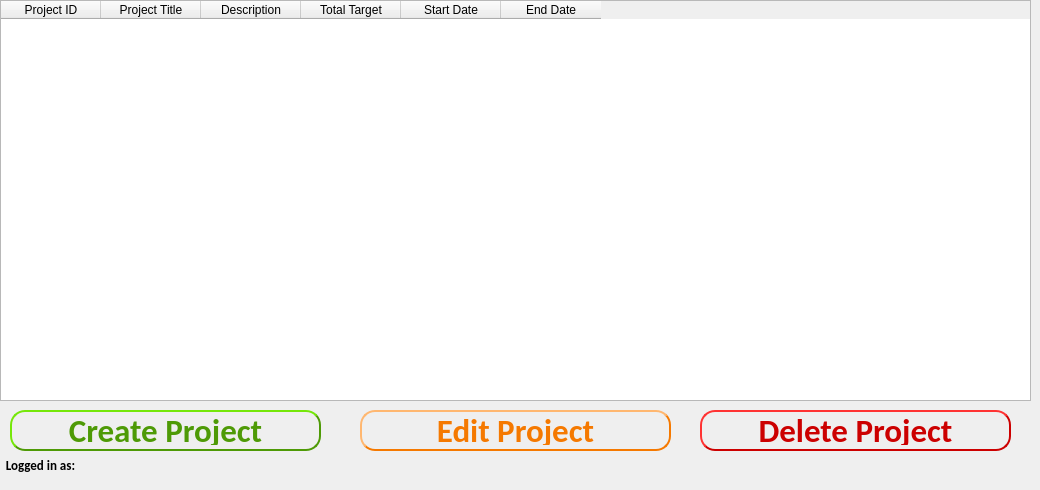
    <widget class="QWidget" name="my_projects">
     <attribute name="title">
      <string>My Projects</string>
     </attribute>
     <widget class="QPushButton" name="delete_button">
      <property name="geometry">
       <rect>
        <x>700</x>
        <y>410</y>
        <width>311</width>
        <height>41</height>
       </rect>
      </property>
      <property name="font">
       <font>
        <family>Calibri</family>
        <pointsize>25</pointsize>
        <weight>75</weight>
        <bold>true</bold>
       </font>
      </property>
      <property name="cursor">
       <cursorShape>PointingHandCursor</cursorShape>
      </property>
      <property name="toolTip">
       <string>&lt;html&gt;&lt;head/&gt;&lt;body&gt;&lt;p&gt;Select a project or multiple projects to delete them.&lt;/p&gt;&lt;/body&gt;&lt;/html&gt;</string>
      </property>
      <property name="styleSheet">
       <string notr="true">color: rgb(204, 0, 0);
border-style: outset;
border-width: 2px;
border-radius: 15px;
padding: 4px;</string>
      </property>
      <property name="text">
       <string>Delete Project</string>
      </property>
      <property name="flat">
       <bool>false</bool>
      </property>
     </widget>
     <widget class="QPushButton" name="create_button">
      <property name="geometry">
       <rect>
        <x>10</x>
        <y>410</y>
        <width>311</width>
        <height>41</height>
       </rect>
      </property>
      <property name="font">
       <font>
        <family>Calibri</family>
        <pointsize>25</pointsize>
        <weight>75</weight>
        <bold>true</bold>
       </font>
      </property>
      <property name="cursor">
       <cursorShape>PointingHandCursor</cursorShape>
      </property>
      <property name="toolTip">
       <string>&lt;html&gt;&lt;head/&gt;&lt;body&gt;&lt;p&gt;Create a new CrowdFund project.&lt;/p&gt;&lt;/body&gt;&lt;/html&gt;</string>
      </property>
      <property name="styleSheet">
       <string notr="true">color: rgb(78, 154, 6);
border-style: outset;
border-width: 2px;
border-radius: 15px;
padding: 4px;</string>
      </property>
      <property name="text">
       <string>Create Project</string>
      </property>
      <property name="flat">
       <bool>false</bool>
      </property>
     </widget>
     <widget class="QPushButton" name="edit_button">
      <property name="geometry">
       <rect>
        <x>360</x>
        <y>410</y>
        <width>311</width>
        <height>41</height>
       </rect>
      </property>
      <property name="font">
       <font>
        <family>Calibri</family>
        <pointsize>25</pointsize>
        <weight>75</weight>
        <bold>true</bold>
       </font>
      </property>
      <property name="cursor">
       <cursorShape>PointingHandCursor</cursorShape>
      </property>
      <property name="toolTip">
       <string>&lt;html&gt;&lt;head/&gt;&lt;body&gt;&lt;p&gt;Select a project to edit. Note: In case of multiple selection, the first project is edited.&lt;/p&gt;&lt;/body&gt;&lt;/html&gt;</string>
      </property>
      <property name="styleSheet">
       <string notr="true">color: rgb(245, 121, 0);
border-style: outset;
border-width: 2px;
border-radius: 15px;
padding: 4px;</string>
      </property>
      <property name="text">
       <string>Edit Project</string>
      </property>
      <property name="flat">
       <bool>false</bool>
      </property>
     </widget>
     <widget class="QTableWidget" name="my_projects_table">
      <property name="geometry">
       <rect>
        <x>0</x>
        <y>0</y>
        <width>1031</width>
        <height>401</height>
       </rect>
      </property>
      <property name="cursor" stdset="0">
       <cursorShape>PointingHandCursor</cursorShape>
      </property>
      <property name="editTriggers">
       <set>QAbstractItemView::NoEditTriggers</set>
      </property>
      <property name="selectionMode">
       <enum>QAbstractItemView::ExtendedSelection</enum>
      </property>
      <property name="selectionBehavior">
       <enum>QAbstractItemView::SelectRows</enum>
      </property>
      <property name="textElideMode">
       <enum>Qt::ElideMiddle</enum>
      </property>
      <property name="gridStyle">
       <enum>Qt::SolidLine</enum>
      </property>
      <property name="wordWrap">
       <bool>true</bool>
      </property>
      <column>
       <property name="text">
        <string>Project ID</string>
       </property>
       <property name="textAlignment">
        <set>AlignCenter</set>
       </property>
      </column>
      <column>
       <property name="text">
        <string>Project Title</string>
       </property>
       <property name="textAlignment">
        <set>AlignCenter</set>
       </property>
      </column>
      <column>
       <property name="text">
        <string>Description</string>
       </property>
       <property name="textAlignment">
        <set>AlignCenter</set>
       </property>
      </column>
      <column>
       <property name="text">
        <string>Total Target</string>
       </property>
       <property name="textAlignment">
        <set>AlignCenter</set>
       </property>
      </column>
      <column>
       <property name="text">
        <string>Start Date</string>
       </property>
       <property name="textAlignment">
        <set>AlignCenter</set>
       </property>
      </column>
      <column>
       <property name="text">
        <string>End Date</string>
       </property>
       <property name="textAlignment">
        <set>AlignCenter</set>
       </property>
      </column>
     </widget>
     <widget class="QLabel" name="warning">
      <property name="geometry">
       <rect>
        <x>240</x>
        <y>450</y>
        <width>541</width>
        <height>31</height>
       </rect>
      </property>
      <property name="styleSheet">
       <string notr="true">color: rgb(255, 0, 0);
font-size: 14pt;
qproperty-alignment: AlignCenter;</string>
      </property>
      <property name="text">
       <string>&lt;html&gt;&lt;head/&gt;&lt;body&gt;&lt;p&gt;&lt;br/&gt;&lt;/p&gt;&lt;/body&gt;&lt;/html&gt;</string>
      </property>
     </widget>
     <widget class="QLabel" name="username_output_2">
      <property name="geometry">
       <rect>
        <x>70</x>
        <y>450</y>
        <width>71</width>
        <height>31</height>
       </rect>
      </property>
      <property name="palette">
       <palette>
        <active>
         <colorrole role="WindowText">
          <brush brushstyle="SolidPattern">
           <color alpha="255">
            <red>0</red>
            <green>0</green>
            <blue>0</blue>
           </color>
          </brush>
         </colorrole>
         <colorrole role="Button">
          <brush brushstyle="SolidPattern">
           <color alpha="255">
            <red>52</red>
            <green>101</green>
            <blue>164</blue>
           </color>
          </brush>
         </colorrole>
         <colorrole role="Light">
          <brush brushstyle="SolidPattern">
           <color alpha="255">
            <red>78</red>
            <green>152</green>
            <blue>246</blue>
           </color>
          </brush>
         </colorrole>
         <colorrole role="Midlight">
          <brush brushstyle="SolidPattern">
           <color alpha="255">
            <red>65</red>
            <green>126</green>
            <blue>205</blue>
           </color>
          </brush>
         </colorrole>
         <colorrole role="Dark">
          <brush brushstyle="SolidPattern">
           <color alpha="255">
            <red>26</red>
            <green>50</green>
            <blue>82</blue>
           </color>
          </brush>
         </colorrole>
         <colorrole role="Mid">
          <brush brushstyle="SolidPattern">
           <color alpha="255">
            <red>34</red>
            <green>67</green>
            <blue>109</blue>
           </color>
          </brush>
         </colorrole>
         <colorrole role="Text">
          <brush brushstyle="SolidPattern">
           <color alpha="255">
            <red>0</red>
            <green>0</green>
            <blue>0</blue>
           </color>
          </brush>
         </colorrole>
         <colorrole role="BrightText">
          <brush brushstyle="SolidPattern">
           <color alpha="255">
            <red>255</red>
            <green>255</green>
            <blue>255</blue>
           </color>
          </brush>
         </colorrole>
         <colorrole role="ButtonText">
          <brush brushstyle="SolidPattern">
           <color alpha="255">
            <red>0</red>
            <green>0</green>
            <blue>0</blue>
           </color>
          </brush>
         </colorrole>
         <colorrole role="Base">
          <brush brushstyle="SolidPattern">
           <color alpha="255">
            <red>255</red>
            <green>255</green>
            <blue>255</blue>
           </color>
          </brush>
         </colorrole>
         <colorrole role="Window">
          <brush brushstyle="SolidPattern">
           <color alpha="255">
            <red>52</red>
            <green>101</green>
            <blue>164</blue>
           </color>
          </brush>
         </colorrole>
         <colorrole role="Shadow">
          <brush brushstyle="SolidPattern">
           <color alpha="255">
            <red>0</red>
            <green>0</green>
            <blue>0</blue>
           </color>
          </brush>
         </colorrole>
         <colorrole role="AlternateBase">
          <brush brushstyle="SolidPattern">
           <color alpha="255">
            <red>153</red>
            <green>178</green>
            <blue>209</blue>
           </color>
          </brush>
         </colorrole>
         <colorrole role="ToolTipBase">
          <brush brushstyle="SolidPattern">
           <color alpha="255">
            <red>255</red>
            <green>255</green>
            <blue>220</blue>
           </color>
          </brush>
         </colorrole>
         <colorrole role="ToolTipText">
          <brush brushstyle="SolidPattern">
           <color alpha="255">
            <red>0</red>
            <green>0</green>
            <blue>0</blue>
           </color>
          </brush>
         </colorrole>
         <colorrole role="PlaceholderText">
          <brush brushstyle="NoBrush">
           <color alpha="128">
            <red>0</red>
            <green>0</green>
            <blue>0</blue>
           </color>
          </brush>
         </colorrole>
        </active>
        <inactive>
         <colorrole role="WindowText">
          <brush brushstyle="SolidPattern">
           <color alpha="255">
            <red>0</red>
            <green>0</green>
            <blue>0</blue>
           </color>
          </brush>
         </colorrole>
         <colorrole role="Button">
          <brush brushstyle="SolidPattern">
           <color alpha="255">
            <red>52</red>
            <green>101</green>
            <blue>164</blue>
           </color>
          </brush>
         </colorrole>
         <colorrole role="Light">
          <brush brushstyle="SolidPattern">
           <color alpha="255">
            <red>78</red>
            <green>152</green>
            <blue>246</blue>
           </color>
          </brush>
         </colorrole>
         <colorrole role="Midlight">
          <brush brushstyle="SolidPattern">
           <color alpha="255">
            <red>65</red>
            <green>126</green>
            <blue>205</blue>
           </color>
          </brush>
         </colorrole>
         <colorrole role="Dark">
          <brush brushstyle="SolidPattern">
           <color alpha="255">
            <red>26</red>
            <green>50</green>
            <blue>82</blue>
           </color>
          </brush>
         </colorrole>
         <colorrole role="Mid">
          <brush brushstyle="SolidPattern">
           <color alpha="255">
            <red>34</red>
            <green>67</green>
            <blue>109</blue>
           </color>
          </brush>
         </colorrole>
         <colorrole role="Text">
          <brush brushstyle="SolidPattern">
           <color alpha="255">
            <red>0</red>
            <green>0</green>
            <blue>0</blue>
           </color>
          </brush>
         </colorrole>
         <colorrole role="BrightText">
          <brush brushstyle="SolidPattern">
           <color alpha="255">
            <red>255</red>
            <green>255</green>
            <blue>255</blue>
           </color>
          </brush>
         </colorrole>
         <colorrole role="ButtonText">
          <brush brushstyle="SolidPattern">
           <color alpha="255">
            <red>0</red>
            <green>0</green>
            <blue>0</blue>
           </color>
          </brush>
         </colorrole>
         <colorrole role="Base">
          <brush brushstyle="SolidPattern">
           <color alpha="255">
            <red>255</red>
            <green>255</green>
            <blue>255</blue>
           </color>
          </brush>
         </colorrole>
         <colorrole role="Window">
          <brush brushstyle="SolidPattern">
           <color alpha="255">
            <red>52</red>
            <green>101</green>
            <blue>164</blue>
           </color>
          </brush>
         </colorrole>
         <colorrole role="Shadow">
          <brush brushstyle="SolidPattern">
           <color alpha="255">
            <red>0</red>
            <green>0</green>
            <blue>0</blue>
           </color>
          </brush>
         </colorrole>
         <colorrole role="AlternateBase">
          <brush brushstyle="SolidPattern">
           <color alpha="255">
            <red>153</red>
            <green>178</green>
            <blue>209</blue>
           </color>
          </brush>
         </colorrole>
         <colorrole role="ToolTipBase">
          <brush brushstyle="SolidPattern">
           <color alpha="255">
            <red>255</red>
            <green>255</green>
            <blue>220</blue>
           </color>
          </brush>
         </colorrole>
         <colorrole role="ToolTipText">
          <brush brushstyle="SolidPattern">
           <color alpha="255">
            <red>0</red>
            <green>0</green>
            <blue>0</blue>
           </color>
          </brush>
         </colorrole>
         <colorrole role="PlaceholderText">
          <brush brushstyle="NoBrush">
           <color alpha="128">
            <red>0</red>
            <green>0</green>
            <blue>0</blue>
           </color>
          </brush>
         </colorrole>
        </inactive>
        <disabled>
         <colorrole role="WindowText">
          <brush brushstyle="SolidPattern">
           <color alpha="255">
            <red>26</red>
            <green>50</green>
            <blue>82</blue>
           </color>
          </brush>
         </colorrole>
         <colorrole role="Button">
          <brush brushstyle="SolidPattern">
           <color alpha="255">
            <red>52</red>
            <green>101</green>
            <blue>164</blue>
           </color>
          </brush>
         </colorrole>
         <colorrole role="Light">
          <brush brushstyle="SolidPattern">
           <color alpha="255">
            <red>78</red>
            <green>152</green>
            <blue>246</blue>
           </color>
          </brush>
         </colorrole>
         <colorrole role="Midlight">
          <brush brushstyle="SolidPattern">
           <color alpha="255">
            <red>65</red>
            <green>126</green>
            <blue>205</blue>
           </color>
          </brush>
         </colorrole>
         <colorrole role="Dark">
          <brush brushstyle="SolidPattern">
           <color alpha="255">
            <red>26</red>
            <green>50</green>
            <blue>82</blue>
           </color>
          </brush>
         </colorrole>
         <colorrole role="Mid">
          <brush brushstyle="SolidPattern">
           <color alpha="255">
            <red>34</red>
            <green>67</green>
            <blue>109</blue>
           </color>
          </brush>
         </colorrole>
         <colorrole role="Text">
          <brush brushstyle="SolidPattern">
           <color alpha="255">
            <red>26</red>
            <green>50</green>
            <blue>82</blue>
           </color>
          </brush>
         </colorrole>
         <colorrole role="BrightText">
          <brush brushstyle="SolidPattern">
           <color alpha="255">
            <red>255</red>
            <green>255</green>
            <blue>255</blue>
           </color>
          </brush>
         </colorrole>
         <colorrole role="ButtonText">
          <brush brushstyle="SolidPattern">
           <color alpha="255">
            <red>26</red>
            <green>50</green>
            <blue>82</blue>
           </color>
          </brush>
         </colorrole>
         <colorrole role="Base">
          <brush brushstyle="SolidPattern">
           <color alpha="255">
            <red>52</red>
            <green>101</green>
            <blue>164</blue>
           </color>
          </brush>
         </colorrole>
         <colorrole role="Window">
          <brush brushstyle="SolidPattern">
           <color alpha="255">
            <red>52</red>
            <green>101</green>
            <blue>164</blue>
           </color>
          </brush>
         </colorrole>
         <colorrole role="Shadow">
          <brush brushstyle="SolidPattern">
           <color alpha="255">
            <red>0</red>
            <green>0</green>
            <blue>0</blue>
           </color>
          </brush>
         </colorrole>
         <colorrole role="AlternateBase">
          <brush brushstyle="SolidPattern">
           <color alpha="255">
            <red>52</red>
            <green>101</green>
            <blue>164</blue>
           </color>
          </brush>
         </colorrole>
         <colorrole role="ToolTipBase">
          <brush brushstyle="SolidPattern">
           <color alpha="255">
            <red>255</red>
            <green>255</green>
            <blue>220</blue>
           </color>
          </brush>
         </colorrole>
         <colorrole role="ToolTipText">
          <brush brushstyle="SolidPattern">
           <color alpha="255">
            <red>0</red>
            <green>0</green>
            <blue>0</blue>
           </color>
          </brush>
         </colorrole>
         <colorrole role="PlaceholderText">
          <brush brushstyle="NoBrush">
           <color alpha="128">
            <red>0</red>
            <green>0</green>
            <blue>0</blue>
           </color>
          </brush>
         </colorrole>
        </disabled>
       </palette>
      </property>
      <property name="font">
       <font>
        <family>Calibri</family>
        <pointsize>10</pointsize>
        <weight>75</weight>
        <bold>true</bold>
       </font>
      </property>
      <property name="layoutDirection">
       <enum>Qt::LeftToRight</enum>
      </property>
      <property name="frameShape">
       <enum>QFrame::NoFrame</enum>
      </property>
      <property name="text">
       <string/>
      </property>
      <property name="alignment">
       <set>Qt::AlignCenter</set>
      </property>
     </widget>
     <widget class="QLabel" name="main_label_3">
      <property name="geometry">
       <rect>
        <x>0</x>
        <y>450</y>
        <width>81</width>
        <height>31</height>
       </rect>
      </property>
      <property name="palette">
       <palette>
        <active>
         <colorrole role="WindowText">
          <brush brushstyle="SolidPattern">
           <color alpha="255">
            <red>0</red>
            <green>0</green>
            <blue>0</blue>
           </color>
          </brush>
         </colorrole>
         <colorrole role="Button">
          <brush brushstyle="SolidPattern">
           <color alpha="255">
            <red>52</red>
            <green>101</green>
            <blue>164</blue>
           </color>
          </brush>
         </colorrole>
         <colorrole role="Light">
          <brush brushstyle="SolidPattern">
           <color alpha="255">
            <red>78</red>
            <green>152</green>
            <blue>246</blue>
           </color>
          </brush>
         </colorrole>
         <colorrole role="Midlight">
          <brush brushstyle="SolidPattern">
           <color alpha="255">
            <red>65</red>
            <green>126</green>
            <blue>205</blue>
           </color>
          </brush>
         </colorrole>
         <colorrole role="Dark">
          <brush brushstyle="SolidPattern">
           <color alpha="255">
            <red>26</red>
            <green>50</green>
            <blue>82</blue>
           </color>
          </brush>
         </colorrole>
         <colorrole role="Mid">
          <brush brushstyle="SolidPattern">
           <color alpha="255">
            <red>34</red>
            <green>67</green>
            <blue>109</blue>
           </color>
          </brush>
         </colorrole>
         <colorrole role="Text">
          <brush brushstyle="SolidPattern">
           <color alpha="255">
            <red>0</red>
            <green>0</green>
            <blue>0</blue>
           </color>
          </brush>
         </colorrole>
         <colorrole role="BrightText">
          <brush brushstyle="SolidPattern">
           <color alpha="255">
            <red>255</red>
            <green>255</green>
            <blue>255</blue>
           </color>
          </brush>
         </colorrole>
         <colorrole role="ButtonText">
          <brush brushstyle="SolidPattern">
           <color alpha="255">
            <red>0</red>
            <green>0</green>
            <blue>0</blue>
           </color>
          </brush>
         </colorrole>
         <colorrole role="Base">
          <brush brushstyle="SolidPattern">
           <color alpha="255">
            <red>255</red>
            <green>255</green>
            <blue>255</blue>
           </color>
          </brush>
         </colorrole>
         <colorrole role="Window">
          <brush brushstyle="SolidPattern">
           <color alpha="255">
            <red>52</red>
            <green>101</green>
            <blue>164</blue>
           </color>
          </brush>
         </colorrole>
         <colorrole role="Shadow">
          <brush brushstyle="SolidPattern">
           <color alpha="255">
            <red>0</red>
            <green>0</green>
            <blue>0</blue>
           </color>
          </brush>
         </colorrole>
         <colorrole role="AlternateBase">
          <brush brushstyle="SolidPattern">
           <color alpha="255">
            <red>153</red>
            <green>178</green>
            <blue>209</blue>
           </color>
          </brush>
         </colorrole>
         <colorrole role="ToolTipBase">
          <brush brushstyle="SolidPattern">
           <color alpha="255">
            <red>255</red>
            <green>255</green>
            <blue>220</blue>
           </color>
          </brush>
         </colorrole>
         <colorrole role="ToolTipText">
          <brush brushstyle="SolidPattern">
           <color alpha="255">
            <red>0</red>
            <green>0</green>
            <blue>0</blue>
           </color>
          </brush>
         </colorrole>
         <colorrole role="PlaceholderText">
          <brush brushstyle="NoBrush">
           <color alpha="128">
            <red>0</red>
            <green>0</green>
            <blue>0</blue>
           </color>
          </brush>
         </colorrole>
        </active>
        <inactive>
         <colorrole role="WindowText">
          <brush brushstyle="SolidPattern">
           <color alpha="255">
            <red>0</red>
            <green>0</green>
            <blue>0</blue>
           </color>
          </brush>
         </colorrole>
         <colorrole role="Button">
          <brush brushstyle="SolidPattern">
           <color alpha="255">
            <red>52</red>
            <green>101</green>
            <blue>164</blue>
           </color>
          </brush>
         </colorrole>
         <colorrole role="Light">
          <brush brushstyle="SolidPattern">
           <color alpha="255">
            <red>78</red>
            <green>152</green>
            <blue>246</blue>
           </color>
          </brush>
         </colorrole>
         <colorrole role="Midlight">
          <brush brushstyle="SolidPattern">
           <color alpha="255">
            <red>65</red>
            <green>126</green>
            <blue>205</blue>
           </color>
          </brush>
         </colorrole>
         <colorrole role="Dark">
          <brush brushstyle="SolidPattern">
           <color alpha="255">
            <red>26</red>
            <green>50</green>
            <blue>82</blue>
           </color>
          </brush>
         </colorrole>
         <colorrole role="Mid">
          <brush brushstyle="SolidPattern">
           <color alpha="255">
            <red>34</red>
            <green>67</green>
            <blue>109</blue>
           </color>
          </brush>
         </colorrole>
         <colorrole role="Text">
          <brush brushstyle="SolidPattern">
           <color alpha="255">
            <red>0</red>
            <green>0</green>
            <blue>0</blue>
           </color>
          </brush>
         </colorrole>
         <colorrole role="BrightText">
          <brush brushstyle="SolidPattern">
           <color alpha="255">
            <red>255</red>
            <green>255</green>
            <blue>255</blue>
           </color>
          </brush>
         </colorrole>
         <colorrole role="ButtonText">
          <brush brushstyle="SolidPattern">
           <color alpha="255">
            <red>0</red>
            <green>0</green>
            <blue>0</blue>
           </color>
          </brush>
         </colorrole>
         <colorrole role="Base">
          <brush brushstyle="SolidPattern">
           <color alpha="255">
            <red>255</red>
            <green>255</green>
            <blue>255</blue>
           </color>
          </brush>
         </colorrole>
         <colorrole role="Window">
          <brush brushstyle="SolidPattern">
           <color alpha="255">
            <red>52</red>
            <green>101</green>
            <blue>164</blue>
           </color>
          </brush>
         </colorrole>
         <colorrole role="Shadow">
          <brush brushstyle="SolidPattern">
           <color alpha="255">
            <red>0</red>
            <green>0</green>
            <blue>0</blue>
           </color>
          </brush>
         </colorrole>
         <colorrole role="AlternateBase">
          <brush brushstyle="SolidPattern">
           <color alpha="255">
            <red>153</red>
            <green>178</green>
            <blue>209</blue>
           </color>
          </brush>
         </colorrole>
         <colorrole role="ToolTipBase">
          <brush brushstyle="SolidPattern">
           <color alpha="255">
            <red>255</red>
            <green>255</green>
            <blue>220</blue>
           </color>
          </brush>
         </colorrole>
         <colorrole role="ToolTipText">
          <brush brushstyle="SolidPattern">
           <color alpha="255">
            <red>0</red>
            <green>0</green>
            <blue>0</blue>
           </color>
          </brush>
         </colorrole>
         <colorrole role="PlaceholderText">
          <brush brushstyle="NoBrush">
           <color alpha="128">
            <red>0</red>
            <green>0</green>
            <blue>0</blue>
           </color>
          </brush>
         </colorrole>
        </inactive>
        <disabled>
         <colorrole role="WindowText">
          <brush brushstyle="SolidPattern">
           <color alpha="255">
            <red>26</red>
            <green>50</green>
            <blue>82</blue>
           </color>
          </brush>
         </colorrole>
         <colorrole role="Button">
          <brush brushstyle="SolidPattern">
           <color alpha="255">
            <red>52</red>
            <green>101</green>
            <blue>164</blue>
           </color>
          </brush>
         </colorrole>
         <colorrole role="Light">
          <brush brushstyle="SolidPattern">
           <color alpha="255">
            <red>78</red>
            <green>152</green>
            <blue>246</blue>
           </color>
          </brush>
         </colorrole>
         <colorrole role="Midlight">
          <brush brushstyle="SolidPattern">
           <color alpha="255">
            <red>65</red>
            <green>126</green>
            <blue>205</blue>
           </color>
          </brush>
         </colorrole>
         <colorrole role="Dark">
          <brush brushstyle="SolidPattern">
           <color alpha="255">
            <red>26</red>
            <green>50</green>
            <blue>82</blue>
           </color>
          </brush>
         </colorrole>
         <colorrole role="Mid">
          <brush brushstyle="SolidPattern">
           <color alpha="255">
            <red>34</red>
            <green>67</green>
            <blue>109</blue>
           </color>
          </brush>
         </colorrole>
         <colorrole role="Text">
          <brush brushstyle="SolidPattern">
           <color alpha="255">
            <red>26</red>
            <green>50</green>
            <blue>82</blue>
           </color>
          </brush>
         </colorrole>
         <colorrole role="BrightText">
          <brush brushstyle="SolidPattern">
           <color alpha="255">
            <red>255</red>
            <green>255</green>
            <blue>255</blue>
           </color>
          </brush>
         </colorrole>
         <colorrole role="ButtonText">
          <brush brushstyle="SolidPattern">
           <color alpha="255">
            <red>26</red>
            <green>50</green>
            <blue>82</blue>
           </color>
          </brush>
         </colorrole>
         <colorrole role="Base">
          <brush brushstyle="SolidPattern">
           <color alpha="255">
            <red>52</red>
            <green>101</green>
            <blue>164</blue>
           </color>
          </brush>
         </colorrole>
         <colorrole role="Window">
          <brush brushstyle="SolidPattern">
           <color alpha="255">
            <red>52</red>
            <green>101</green>
            <blue>164</blue>
           </color>
          </brush>
         </colorrole>
         <colorrole role="Shadow">
          <brush brushstyle="SolidPattern">
           <color alpha="255">
            <red>0</red>
            <green>0</green>
            <blue>0</blue>
           </color>
          </brush>
         </colorrole>
         <colorrole role="AlternateBase">
          <brush brushstyle="SolidPattern">
           <color alpha="255">
            <red>52</red>
            <green>101</green>
            <blue>164</blue>
           </color>
          </brush>
         </colorrole>
         <colorrole role="ToolTipBase">
          <brush brushstyle="SolidPattern">
           <color alpha="255">
            <red>255</red>
            <green>255</green>
            <blue>220</blue>
           </color>
          </brush>
         </colorrole>
         <colorrole role="ToolTipText">
          <brush brushstyle="SolidPattern">
           <color alpha="255">
            <red>0</red>
            <green>0</green>
            <blue>0</blue>
           </color>
          </brush>
         </colorrole>
         <colorrole role="PlaceholderText">
          <brush brushstyle="NoBrush">
           <color alpha="128">
            <red>0</red>
            <green>0</green>
            <blue>0</blue>
           </color>
          </brush>
         </colorrole>
        </disabled>
       </palette>
      </property>
      <property name="font">
       <font>
        <family>Calibri</family>
        <pointsize>10</pointsize>
        <weight>75</weight>
        <bold>true</bold>
       </font>
      </property>
      <property name="layoutDirection">
       <enum>Qt::LeftToRight</enum>
      </property>
      <property name="frameShape">
       <enum>QFrame::NoFrame</enum>
      </property>
      <property name="text">
       <string>Logged in as:</string>
      </property>
      <property name="alignment">
       <set>Qt::AlignCenter</set>
      </property>
     </widget>
    </widget>
